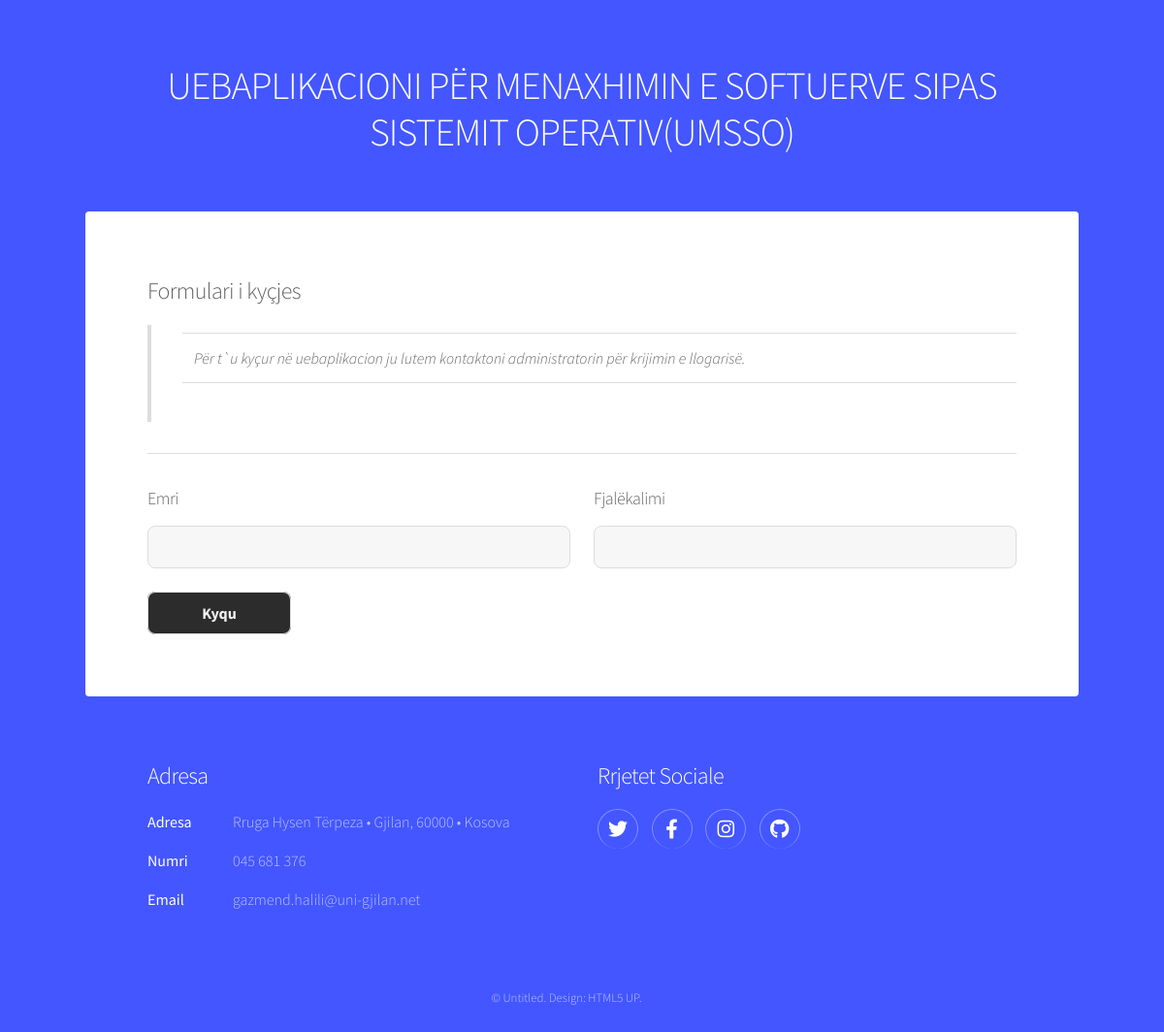
/ModuliAdministratorit/index.php, run on the app's committed database.
### tables this page shows
CREATE TABLE `tedhenat_umsso` (
  `id_eDhena_umsso` int(11) NOT NULL,
  `titulli_umsso` varchar(100) DEFAULT NULL,
  `pershkrimi_umsso` varchar(1000) DEFAULT NULL,
  `pjesaFaqes_umsso` varchar(50) DEFAULT NULL
);

### ModuliAdministratorit/_koka.php (the view)
<?php
include("_konfigurimi.php");
$pyetsori = "SELECT * FROM tedhenat_umsso WHERE pjesaFaqes_umsso='kokaFaqes'";
$rezultati = mysqli_query($lidhja, $pyetsori);
while($rreshti = mysqli_fetch_assoc($rezultati)){
    extract($rreshti);
}
echo $pershkrimi_umsso;
?>

### ModuliAdministratorit/_adresa.php
<?php
include("_konfigurimi.php");
$pyetsori = "SELECT * FROM tedhenat_umsso WHERE pjesaFaqes_umsso='adresa'";
$rezultati = mysqli_query($lidhja, $pyetsori);
while($rreshti = mysqli_fetch_assoc($rezultati)){
    extract($rreshti);
}
echo $pershkrimi_umsso;
?>

### ModuliAdministratorit/_rrjeteSociale.php
<?php
include("_konfigurimi.php");
$pyetsori = "SELECT * FROM tedhenat_umsso WHERE pjesaFaqes_umsso='rrjeteSociale'";
$rezultati = mysqli_query($lidhja, $pyetsori);
while($rreshti = mysqli_fetch_assoc($rezultati)){
    extract($rreshti);
}
echo $pershkrimi_umsso;
?>

### ModuliAdministratorit/_eDrejtaAutoriale.php
<?php
include("_konfigurimi.php");
$pyetsori = "SELECT * FROM tedhenat_umsso WHERE pjesaFaqes_umsso='eDrejtaAutoriale'";
$rezultati = mysqli_query($lidhja, $pyetsori);
while($rreshti = mysqli_fetch_assoc($rezultati)){
    extract($rreshti);
}
echo $pershkrimi_umsso;
?>

### ModuliAdministratorit/assets/css/main.css (style rules this page uses)
html, body, div, span, applet, object, iframe, h1, h2, h3, h4, h5, h6, p, blockquote, pre, a, abbr, acronym, address, big, cite, code, del, dfn, em, img, ins, kbd, q, s, samp, small, strike, strong, sub, sup, tt, var, b, u, i, center, dl, dt, dd, ol, ul, li, fieldset, form, label, legend, table, caption, tbody, tfoot, thead, tr, th, td, article, aside, canvas, details, embed, figure, figcaption, footer, header, hgroup, menu, nav, output, ruby, section, summary, time, mark, audio, video { margin: 0; padding: 0; border: 0; font-size: 100%; font: inherit; vertical-align: baseline; }
article, aside, details, figcaption, figure, footer, header, hgroup, menu, nav, section { display: block; }
body { line-height: 1; }
ol, ul { list-style: none; }
body { -webkit-text-size-adjust: none; }
body { -ms-overflow-style: scrollbar; }
html { box-sizing: border-box; }
*, *:before, *:after { box-sizing: inherit; }
body { background-color: #4356ff; }
body { background-color: #4356ff; color: rgba(255, 255, 255, 0.65); }
body, input, select, textarea { font-family: "Source Sans Pro", Helvetica, sans-serif; font-size: 17pt; font-weight: 300; line-height: 1.65; }
@media screen and (max-width: 1680px) { body, input, select, textarea { font-size: 14pt; } }
@media screen and (max-width: 1280px) { body, input, select, textarea { font-size: 12pt; } }
a { text-decoration: none !important; border-bottom: none !important; -moz-transition: color 0.2s ease, border-bottom 0.2s ease; -webkit-transition: color 0.2s ease, border-bottom 0.2s ease; -ms-transition: color 0.2s ease, border-bottom 0.2s ease; transition: color 0.2s ease, border-bottom 0.2s ease; text-decoration: none; border-bottom: dotted 1px; color: inherit; }
p { margin: 0 0 2em 0; }
h1, h2, h3, h4, h5, h6 { font-weight: 300; line-height: 1.5; margin: 0 0 0.7em 0; letter-spacing: -0.025em; }
h1 { font-size: 2.5em; line-height: 1.2; }
h2 { font-size: 1.5em; }
h1, h2, h3, h4, h5, h6 { color: #ffffff; }
.icon { text-decoration: none; -moz-transition: background-color 0.2s ease-in-out, color 0.2s ease-in-out; -webkit-transition: background-color 0.2s ease-in-out, color 0.2s ease-in-out; -ms-transition: background-color 0.2s ease-in-out, color 0.2s ease-in-out; transition: background-color 0.2s ease-in-out, color 0.2s ease-in-out; border-bottom: none; position: relative; }
.icon:before { -moz-osx-font-smoothing: grayscale; -webkit-font-smoothing: antialiased; display: inline-block; font-style: normal; font-variant: normal; text-rendering: auto; line-height: 1; text-transform: none !important; font-family: 'Font Awesome 5 Free'; font-weight: 400; }
.icon:before { line-height: solid; }
.icon.brands:before { font-family: 'Font Awesome 5 Brands'; }
.icon.alt { display: inline-block; border: solid 1px; border-radius: 100%; }
.icon.alt:before { display: block; font-size: 1.25em; width: 2em; height: 2em; text-align: center; line-height: 2em; }
.icon.alt { border-color: rgba(255, 255, 255, 0.35); color: #ffffff; }
ul { list-style: disc; margin: 0 0 2em 0; padding-left: 1em; }
ul li { padding-left: 0.5em; }
dl { margin: 0 0 2em 0; }
dl dt { display: block; font-weight: 400; margin: 0 0 1em 0; }
dl dd { margin-left: 2em; }
dl.alt dt { display: block; width: 3em; margin: 0; clear: left; float: left; }
dl.alt dd { margin: 0 0 0.85em 5.5em; }
dl.alt:after { content: ''; display: block; clear: both; }
dl dt { color: #ffffff; }
ul.icons { cursor: default; list-style: none; padding-left: 0; }
ul.icons li { display: inline-block; padding: 0 0.65em 0 0; }
ul.icons li:last-child { padding-right: 0 !important; }
#header { padding: 5em 5em 1em 5em ; text-align: center; }
#header h1 { margin: 0 0 0.25em 0; }
#header.alt { padding: 7em 5em 4em 5em ; }
#header.alt h1 { font-size: 3.25em; }
#header.alt > * { -moz-transition: opacity 3s ease; -webkit-transition: opacity 3s ease; -ms-transition: opacity 3s ease; transition: opacity 3s ease; -moz-transition-delay: 0.5s; -webkit-transition-delay: 0.5s; -ms-transition-delay: 0.5s; transition-delay: 0.5s; opacity: 1; }
@media screen and (max-width: 1280px) { #header { padding: 4em 4em 0.1em 4em ; } }
@media screen and (max-width: 1280px) { #header.alt { padding: 6em 4em 3em 4em ; } }
#footer > * { width: calc(50% - 2em); margin-left: 2em; }
#footer .copyright { width: 100%; margin: 2.5em 0 2em 0; font-size: 0.8em; text-align: center; }

### data on the page
tedhenat_umsso: pershkrimi_umsso "UEBAPLIKACIONI PËR MENAXHIMIN E SOFTUERVE SIPAS SISTEMIT OPERATIV(UMSSO)"
tedhenat_umsso: pershkrimi_umsso "Adresa Adresa Rruga Hysen Tërpeza • Gjilan, 60000 • Kosova Numri 045 681 376 Email gazmend.halili@uni-gjilan.net"
tedhenat_umsso: pershkrimi_umsso "Rrjetet Sociale"
tedhenat_umsso: pershkrimi_umsso "© Untitled. Design: HTML5 UP ."
